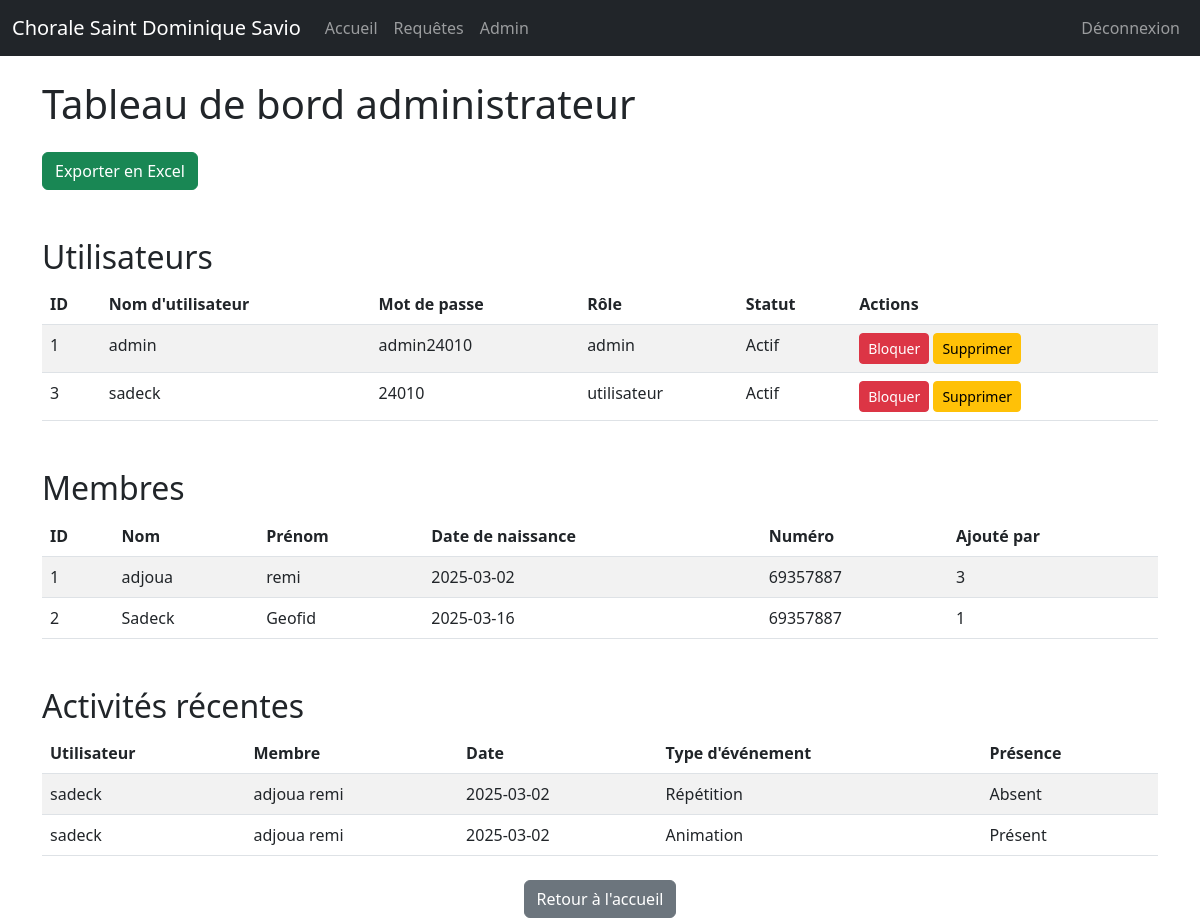
The app's page /admin (signed in) with its own data.
### tables this page shows
CREATE TABLE utilisateurs (
                    id INTEGER PRIMARY KEY AUTOINCREMENT,
                    nom_utilisateur TEXT UNIQUE,
                    mot_de_passe TEXT,
                    role TEXT,
                    bloque INTEGER DEFAULT 0
                );

CREATE TABLE membres (
                    id INTEGER PRIMARY KEY AUTOINCREMENT,
                    nom TEXT,
                    prenom TEXT,
                    date_naissance TEXT,
                    numero TEXT,
                    utilisateur_id INTEGER,
                    statut TEXT DEFAULT 'Nouveau'
                );

CREATE TABLE presences (
                    id INTEGER PRIMARY KEY AUTOINCREMENT,
                    membre_id INTEGER,
                    type_rencontre TEXT,
                    date TEXT,
                    presence TEXT,
                    FOREIGN KEY(membre_id) REFERENCES membres(id)
                );

### app.py (the view)
@app.route('/admin')
def admin():
    if 'nom_utilisateur' not in session or session.get('role') != 'admin':
        return redirect('/connexion')
    conn = sqlite3.connect('chorale.db')
    c = conn.cursor()
    c.execute("SELECT * FROM utilisateurs")
    utilisateurs = c.fetchall()
    c.execute("SELECT * FROM membres")
    membres = c.fetchall()
    c.execute('''
        SELECT u.nom_utilisateur, m.nom, m.prenom, p.date, p.type_rencontre, p.presence
        FROM presences p
        JOIN membres m ON p.membre_id = m.id
        JOIN utilisateurs u ON m.utilisateur_id = u.id
        ORDER BY p.date DESC
        LIMIT 10
    ''')
    activites = c.fetchall()
    conn.close()
    return render_template('admin.html', utilisateurs=utilisateurs, membres=membres, activites=activites)

### templates/admin.html (shortened to what this page needs)
<!DOCTYPE html>
<html lang="fr">
<head>
    <link href="https://cdn.jsdelivr.net/npm/bootstrap@5.3.0/dist/css/bootstrap.min.css" rel="stylesheet">
</head>
<body>
    <nav class="navbar navbar-expand-lg navbar-dark bg-dark">
        <div class="container-fluid">
            <a class="navbar-brand" href="/">Chorale Saint Dominique Savio</a>
            <div class="collapse navbar-collapse" id="navbarNav">
                <ul class="navbar-nav me-auto">
                    <li class="nav-item">
                        <a class="nav-link" href="/">Accueil</a>
                    </li>
                    <li class="nav-item">
                        <a class="nav-link" href="/requetes">Requêtes</a>
                    </li>
                    <li class="nav-item">
                        <a class="nav-link" href="/admin">Admin</a>
                    </li>
                </ul>
                <ul class="navbar-nav">
                    <li class="nav-item">
                        <a class="nav-link" href="/deconnexion">Déconnexion</a>
                    </li>
                </ul>
            </div>
        </div>
    </nav>
    <div class="container">
        <h1 class="my-4">Tableau de bord administrateur</h1>
        <div class="mb-4">
            <a href="/exporter_excel" class="btn btn-success">Exporter en Excel</a>
        </div>
        <h2 class="mt-5">Utilisateurs</h2>
        <table class="table table-striped">
            <thead>
                <tr>
                    <th>ID</th>
                    <th>Nom d'utilisateur</th>
                    <th>Mot de passe</th>
                    <th>Rôle</th>
                    <th>Statut</th>
                    <th>Actions</th>
                </tr>
            </thead>
            <tbody>
                {% for utilisateur in utilisateurs %}
                    <tr>
                        <td>{{ utilisateur[0] }}</td>
                        <td>{{ utilisateur[1] }}</td>
                        <td>{{ utilisateur[2] }}</td>
                        <td>{{ utilisateur[3] }}</td>
                        <td>{{ 'Bloqué' if utilisateur[4] == 1 else 'Actif' }}</td>
                        <td>
                            {% if utilisateur[4] == 0 %}
                                <a href="/bloquer_utilisateur/{{ utilisateur[0] }}" class="btn btn-danger btn-sm">Bloquer</a>
                            {% else %}
                                <a href="/debloquer_utilisateur/{{ utilisateur[0] }}" class="btn btn-success btn-sm">Débloquer</a>
                            {% endif %}
                            <a href="/supprimer_utilisateur/{{ utilisateur[0] }}" class="btn btn-warning btn-sm" onclick="return confirm('Êtes-vous sûr de vouloir supprimer cet utilisateur ?');">Supprimer</a>
                        </td>
                    </tr>
                {% endfor %}
            </tbody>
        </table>
        <h2 class="mt-5">Membres</h2>
        <table class="table table-striped">
            <thead>
                <tr>
                    <th>ID</th>
                    <th>Nom</th>
                    <th>Prénom</th>
                    <th>Date de naissance</th>
                    <th>Numéro</th>
                    <th>Ajouté par</th>
                </tr>
            </thead>
            <tbody>
                {% for membre in membres %}
                    <tr>
                        <td>{{ membre[0] }}</td>
                        <td>{{ membre[1] }}</td>
                        <td>{{ membre[2] }}</td>
                        <td>{{ membre[3] }}</td>
                        <td>{{ membre[4] }}</td>
                        <td>{{ membre[5] }}</td>
                    </tr>
                {% endfor %}
            </tbody>
        </table>
        <h2 class="mt-5">Activités récentes</h2>
        <table class="table table-striped">
            <thead>
                <tr>
                    <th>Utilisateur</th>
                    <th>Membre</th>
                    <th>Date</th>
                    <th>Type d'événement</th>
                    <th>Présence</th>
                </tr>
            </thead>
            <tbody>
                {% for activite in activites %}
                    <tr>
                        <td>{{ activite[0] }}</td>
                        <td>{{ activite[1] }} {{ activite[2] }}</td>
                        <td>{{ activite[3] }}</td>
                        <td>{{ activite[4] }}</td>
                        <td>{{ activite[5] }}</td>
                    </tr>
                {% endfor %}
            </tbody>
        </table>
        <div class="text-center mt-4">
            <a href="/" class="btn btn-secondary">Retour à l'accueil</a>
        </div>
    </div>
</body>
</html>

### records on screen
utilisateurs: id "1", nom_utilisateur "admin", mot_de_passe "admin24010", role "admin", bloque "Actif"
utilisateurs: id "3", nom_utilisateur "sadeck", mot_de_passe "24010", role "utilisateur", bloque "Actif"
membres: id "1", nom "adjoua", prenom "remi", date_naissance "2025-03-02", numero "69357887", utilisateur "3"
membres: id "2", nom "Sadeck", prenom "Geofid", date_naissance "2025-03-16", numero "69357887", utilisateur "1"
presences: nom_utilisateur "sadeck", nom "adjoua", prenom "remi", date "2025-03-02", type_rencontre "Répétition", presence "Absent"
presences: nom_utilisateur "sadeck", nom "adjoua", prenom "remi", date "2025-03-02", type_rencontre "Animation", presence "Présent"
